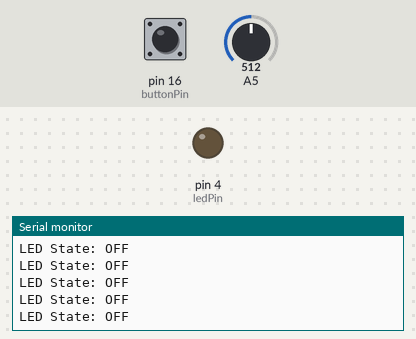
Bench run of a sketch on a simulated Arduino Uno, built with avr-gcc and run on an emulated ATmega328P. Shown: output pins drawn as LEDs (lit = HIGH), the last lines printed to the serial monitor. The test bench sets the inputs (shaded band); at power-on: pin 16 (buttonPin) HIGH, A5 = 512.

Above: at 1.2 s.
1.3 s: pin 16 (buttonPin) pulled LOW for 0.15 s
At 1.31 s:
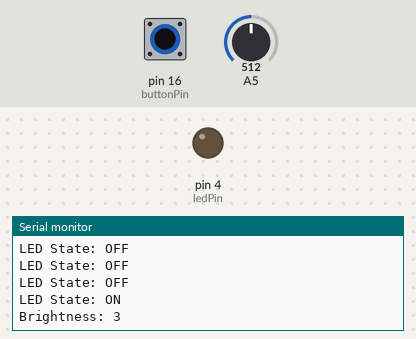
At 2.41 s:
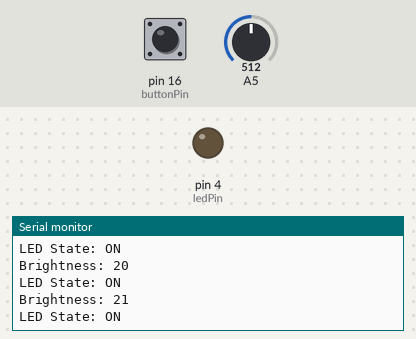
Timing chart, 0 to 4.3 s (numbered marks = the images above; inputs shaded):
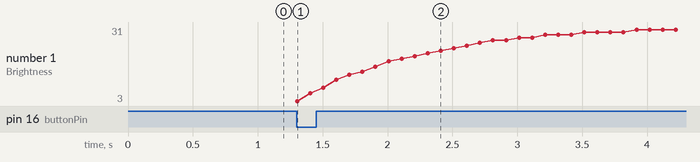

Measured:
- after the input at 1.3 s, the serial monitor: prints a new line at once (image 1)

The sketch:

sketch_oct22b.ino
```cpp
// 初始化參數
float filteredVal = 0; // 用於存儲濾波後的數值
const float alpha = 0.1; // 濾波系數，0.0~1.0之間，越大越敏感
int ledPin = 4; // LED 連接的引腳
int buttonPin = 16; // 開關按鍵的引腳
bool ledState = false; // LED 狀態 (true: 亮, false: 暗)
bool buttonState = false; // 按鍵狀態
bool lastButtonState = false; // 上一次按鍵狀態

void setup() {
  Serial.begin(115200);
  pinMode(13, INPUT);  // 可變電阻的輸入引腳
  pinMode(ledPin, OUTPUT);  // LED 輸出引腳
  pinMode(buttonPin, INPUT_PULLUP); // 開關按鍵，使用內建上拉電阻
}

void loop() {
  // 讀取按鍵狀態
  buttonState = digitalRead(buttonPin);

  // 如果按鍵從未按下狀態變為按下狀態，切換LED狀態
  if (buttonState == LOW && lastButtonState == HIGH) {
    ledState = !ledState;  // 切換 LED 狀態
  }
  lastButtonState = buttonState;  // 記錄這次按鍵狀態

  // 根據 LED 狀態調整亮度
  if (ledState) {
    // 讀取可變電阻的模擬值
    int rawVal = analogRead(13);

    // 應用低通濾波
    filteredVal = alpha * rawVal + (1 - alpha) * filteredVal;

    // 將模擬輸入值分段到 0-255 之間，適合 PWM 信號
    int pwmVal = (int)(filteredVal / 16.0);  // 4095 除以 16 大約等於 255

    // 確保 pwmVal 在 0 到 255 之間
    pwmVal = constrain(pwmVal, 0, 255);

    // 設定 LED 亮度
    analogWrite(ledPin, pwmVal);
  } else {
    // LED 關閉時設為 0
    analogWrite(ledPin, 0);
  }

  // 輸出當前 LED 狀態和亮度值
  Serial.print("LED State: ");
  Serial.println(ledState ? "ON" : "OFF");
  if (ledState) {
    Serial.print("Brightness: ");
    Serial.println((int)(filteredVal / 16.0));
  }

  delay(100);
}
```
